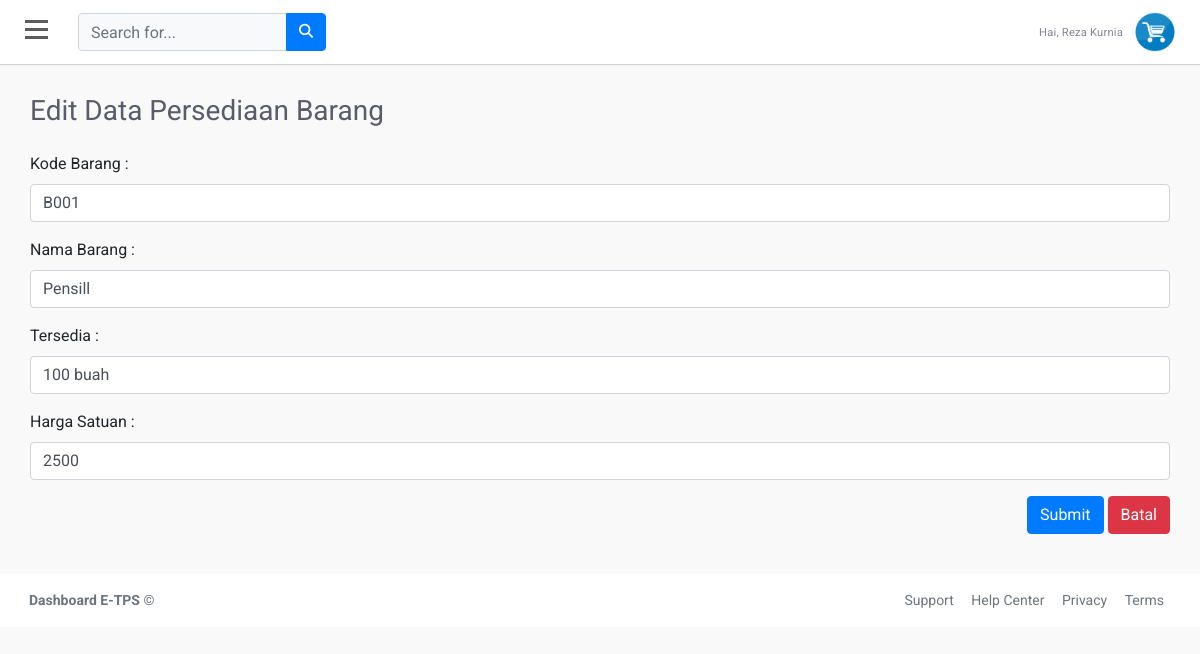
/dashboard/aksi/editpersediaan.php?id=1 (signed in), run on the app's committed database.
### tables this page shows
CREATE TABLE `user` (
  `id` int(11) NOT NULL,
  `nama` varchar(100) NOT NULL,
  `email` varchar(100) NOT NULL,
  `username` varchar(100) NOT NULL,
  `password` varchar(50) NOT NULL,
  `hakakses` varchar(100) NOT NULL
);

CREATE TABLE `persediaanbarang` (
  `id` int(3) NOT NULL,
  `namabarang` varchar(255) NOT NULL,
  `jumlahbarang` varchar(255) NOT NULL,
  `kodebarang` varchar(255) NOT NULL,
  `hargasatuan` varchar(255) NOT NULL
);

### dashboard/aksi/editpersediaan.php (the view, shortened to what this page needs)
<?php
include '../../koneksi.php';
if (isset($_GET['id'])) {
    $id = ($_GET["id"]);
    $query = "SELECT * FROM persediaanbarang WHERE id='$id'";
    $result = mysqli_query($koneksi, $query);
    $data = mysqli_fetch_assoc($result);
} else {
    echo "<script>alert('Masukkan data id.');window.location='editpersediaan.php';</script>";
}
?>
<!doctype html>
<html lang="en">
<head>
    <link rel="stylesheet" href="https://stackpath.bootstrapcdn.com/bootstrap/4.1.3/css/bootstrap.min.css">
    <link rel="stylesheet" href="https://use.fontawesome.com/releases/v5.7.2/css/all.css">
    <link rel="stylesheet" href="https://cdnjs.cloudflare.com/ajax/libs/font-awesome/4.7.0/css/font-awesome.min.css">
    <link href="//netdna.bootstrapcdn.com/font-awesome/3.2.1/css/font-awesome.css" rel="stylesheet">
    <link rel="stylesheet" href="font/font/flaticon.css">
    <link rel="stylesheet" type="text/css" href="../../asset/style.css">
    <link rel="stylesheet" type="text/css" href="../../asset/tabeladmin.css">
</head>
<body>
    <div id="wrapper">
        <div id="page-content-wrapper">
            <div id="content">
                <div class="container-fluid p-0 px-lg-0 px-md-0">
                    <nav class="navbar navbar-expand navbar-light my-navbar">
                        <div type="button" id="bar" class="nav-icon1 hamburger animated fadeInLeft is-closed" data-toggle="offcanvas">
                            <span></span>
                            <span></span>
                            <span></span>
                        </div>
                        <form class="d-none d-sm-inline-block form-inline navbar-search">
                            <div class="input-group">
                                <input type="text" class="form-control bg-light " placeholder="Search for..." aria-label="Search">
                                <div class="input-group-append">
                                    <button class="btn btn-primary" type="button">
                                        <i class="fas fa-search fa-sm"></i>
                                    </button>
                                </div>
                            </div>
                        </form>
                        <ul class="navbar-nav ml-auto">
                            <?php
                            $tampilPeg    = mysqli_query($koneksi, "SELECT * FROM user WHERE nama ='$_SESSION[nama]'");
                            $peg    = mysqli_fetch_array($tampilPeg);
                            ?>
                            <li class="nav-item dropdown">
                                <a class="nav-link dropdown-toggle" href="#" id="userDropdown" role="button" data-toggle="dropdown">
                                    <span class="mr-2 d-none d-lg-inline text-gray-600 small">Hai, <?= $peg['nama'] ?></span>
                                    <img class="img-profile rounded-circle" src="../../img/logo.png">
                                </a>
                            </li>
                        </ul>
                    </nav>
                    <div class="inputdata">
                        <div class="d-sm-flex align-items-center justify-content-between mb-4">
                            <h1 class="h3 mb-0 text-gray-800">Edit Data Persediaan Barang</h1>
                        </div>
                        <form action="../proses/proseseditpersediaan.php" method="POST" enctype="multipart/form-data">
                            <div class="form-group">
                                <label for="usr">Kode Barang :</label>
                                <input type="text" class="form-control" name="kodebarang" value="<?php echo $data['kodebarang']; ?>">
                            </div>
                            <div class="form-group">
                                <label for="usr">Nama Barang :</label>
                                <input type="text" class="form-control" name="namabarang" value="<?php echo $data['namabarang']; ?>">
                            </div>
                            <div class="form-group">
                                <label for="usr">Tersedia :</label>
                                <input type="text" class="form-control" name="jumlahbarang" value="<?php echo $data['jumlahbarang']; ?>">
                            </div>
                            <div class="form-group">
                                <label for="pwd">Harga Satuan :</label>
                                <input type="text" class="form-control" name="hargasatuan" value="<?php echo $data['hargasatuan']; ?>">
                            </div>
                            <div class="buttoninput">
                                <input class="btn btn-primary" type="submit" name="proses" role="button"></input>
                                <a class="btn btn-danger" href="#" role="button">Batal</a>
                            </div>
                        </form>
                        <br><br>
                    </div>
                </div>
                <footer class="footer">
                    <div class="container-fluid">
                        <div class="row text-muted">
                            <div class="col-6 text-left">
                                <p class="mb-0">
                                    <a href="index.html" class="text-muted"><strong>Dashboard E-TPS </strong></a> &copy
                                </p>
                            </div>
                            <div class="col-6 text-right">
                                <ul class="list-inline">
                                    <li class="footer-item">
                                        <a class="text-muted" href="#">Support</a>
                                    </li>
                                    <li class="footer-item">
                                        <a class="text-muted" href="#">Help Center</a>
                                    </li>
                                    <li class="footer-item">
                                        <a class="text-muted" href="#">Privacy</a>
                                    </li>
                                    <li class="footer-item">
                                        <a class="text-muted" href="#">Terms</a>
                                    </li>
                                </ul>
                            </div>
                        </div>
                    </div>
                </footer>
            </div>
        </div>
    </div>
</body>
</html>

### asset/style.css (style rules this page uses)
body { position: relative; overflow-x:hidden; background: #f7f7fc; font-family: 'Roboto', sans-serif; }
body, html { height: 100%; }
.inputdata { margin: 30px; }
.buttoninput { float: right; }
.navbar-nav > li > a ,.submenu-box ul li a { color:rgb(255, 255, 255)!important; text-transform: capitalize; font-size: 14px; padding:10px 10px 10px 20px!important; display: block; font-weight: 400; position: relative; z-index: 2; font-family: 'Roboto', sans-serif; letter-spacing: .2px; }
.navbar-nav li { display:block!important; margin:2px 0px; }
.nav-item .nav-link { display:block; color:white!important; text-transform:capitalize; text-decoration: none; padding:6px 10px; transition:0.4s ease; }
#page-content-wrapper { width: 100%; transition: all 0.5s ease; }
.nav-icon1 { z-index: 999; position:relative; display: block; width:23px; margin:0px 30px 0px 25px; cursor:pointer; height: 25px; }
.nav-icon1 span { position:absolute; top:0; width:100%; height:3px; cursor:pointer; background-color:#5d5d5d; left:0; transform:rotate(0deg); transition:.30s ease-in-out; }
.nav-icon1 span:nth-of-type(1) { top:0; }
.nav-icon1 span:nth-of-type(2) { top:8px; }
.nav-icon1 span:nth-of-type(3) { top:16px; }
.my-navbar { padding:0px; background-color:white; box-shadow: 0 1px 1px 0 rgba(0,0,0,.16); }
.text-gray-600 { color: #858796!important; }
.nav-link .img-profile { height:40px; width:40px; }
.dropdown, .dropleft, .dropright, .dropup { position: relative; }
.text-gray-800 { color: #5a5c69!important; font-size: 1.75rem; font-weight: 400; line-height: 1.2; }
footer.footer { padding: 1rem .875rem; direction: ltr; background: #fff; }
footer.footer ul { margin:0px; list-style:none; }
.footer ul li { display:inline-block; margin:0px 7px; }
.text-muted { color: #6c757d!important; font-size:14px; }

### asset/tabeladmin.css (style rules this page uses)
body { background: #f9f9f9; font-family: "Roboto", sans-serif; }

### data on the page
user: nama "Reza Kurnia"
persediaanbarang: kodebarang "B001", namabarang "Pensill", jumlahbarang "100 buah", hargasatuan "2500"
